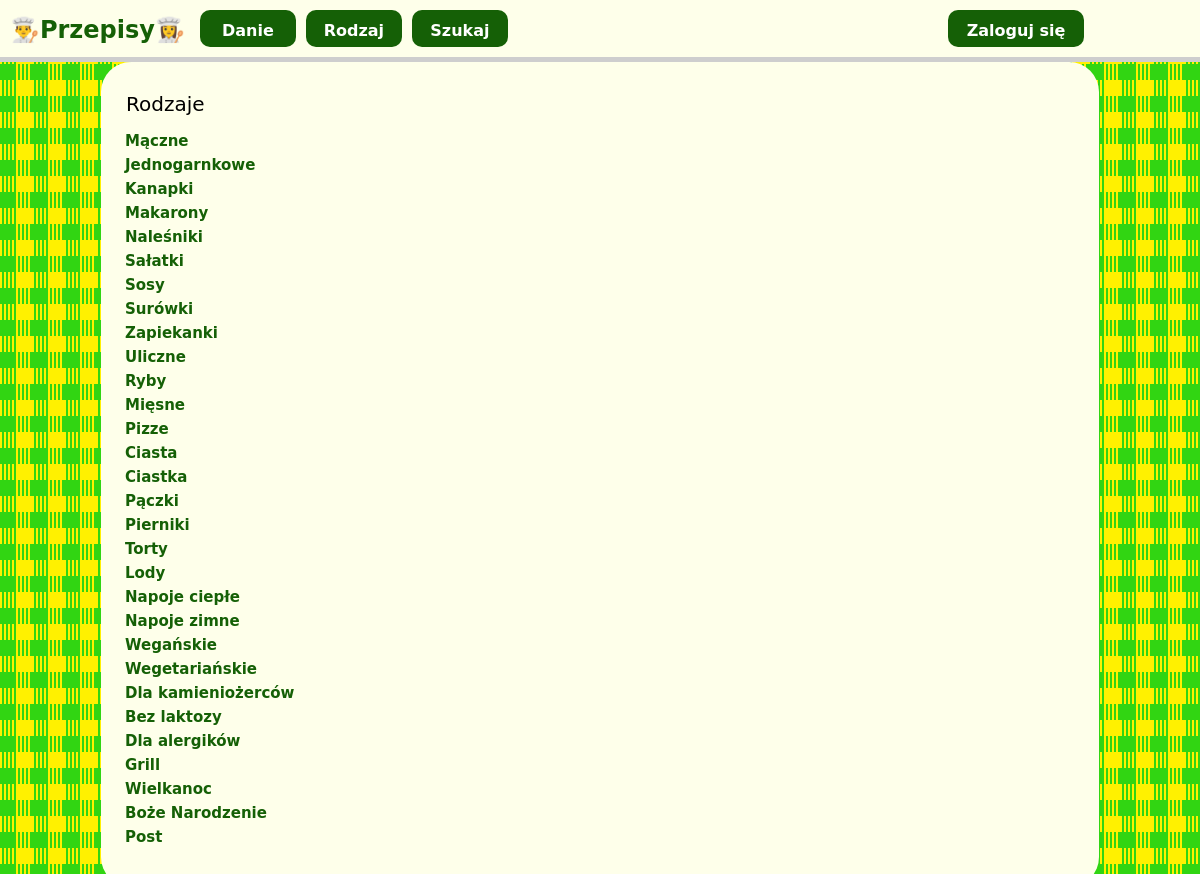
Page /common/enlisted.php?type=category on the committed database.
### tables this page shows
CREATE TABLE categories
(
	category_id INT NOT NULL AUTO_INCREMENT PRIMARY KEY,
    category VARCHAR(20)
);

### common/enlisted.php (the view, shortened to what this page needs)
<?php
    require_once('../common/head.php');
	require_once('../common/database.php'); ?>
<body>
	<?php
		require_once($common."navbar.php");
		$query = "";
        $is_filtered = isset($_GET['id']);
        if ($is_filtered)
        {
			switch ($_GET['type']) {
				case 'category':
					$query = 'SELECT * FROM recipes_for_category WHERE category_id = ' . $_GET['id'];
					break;
				case 'meal':
					$query = 'SELECT * FROM recipes_for_meal WHERE meal_id = ' . $_GET['id'];
					break;
				case 'recipe_by_user':
					$query = 'SELECT * FROM recipes_for_user WHERE user_id = ' . $_GET['id'];
					break;
			}
		}
        else
        {
			switch ($_GET['type']) {
				case 'category':
					$query = 'SELECT * FROM categories';
					break;
			}
		}
		$result = $connection->query($query);
		$row = $result->fetch_assoc();
		echo '<div id="content">
		<div>';
        if ($is_filtered)
		{
			switch ($_GET['type'])
			{
				case 'category':
					echo '<h2 class="header"> '.$row['category'].' </h2>';
					break;
				case 'meal':
					echo '<h2 class="header"> '.$row['meal'].' </h2>';
					break;
				case 'recipe_by_user':
					echo '<h2 class="header"> Przepisy użytkownika '.$row['user_name'].' </h2>';
					break;
			}
			do
			{
				echo '<div class="tile">
				 <a href="'.$recipes.'recipe.php?recipe_id='.$row['recipe_id'].'">
					<p class="small_header"> '.$row['title'].' </p>
					<p class="text"> '.$row['description'].' </p>
				</a>
			</div>';
			} while ($row = $result->fetch_assoc());
        }
		else
        {
			switch ($_GET['type'])
			{
				case 'category':
					echo '<h2 class="header"> Rodzaje </h2>';
					break;
			}
            echo '<ul class="category_list">';
			do
			{
				echo '<li class="navbar_menu">
				 <a href="'.$common.'enlisted.php?id='.$row[$_GET['type'].'_id'].'&type='.$_GET['type'].'">
					'.$row[$_GET['type']].'
				</a>
			</li>';
			} while ($row = $result->fetch_assoc());
            echo '</ul>';
        }
		echo '<div class="clear"></div>
			</div>
		</div>';
	?>
</body>

### common/style.css (style rules this page uses)
:root { --green_primary: #156006; --green_secondary: #32d511; --lighter_background: #feffea; --border_color: #cecece; }
html { font-family: DejaVu Sans, sans-serif; }
body { margin: 0; background-image: url(bg2.jpg); }
.navbar_menu { margin: 0 4px 6px 4px; list-style: none; font-size: 15px; }
.navbar_menu a { background-color: var(--lighter_background); }
.category_list { margin-left: -45px; font-weight: 600; }
#content > div { width: 79%; margin-left: auto; margin-right: auto; padding: 25px; background-color: var(--lighter_background); border-radius: 30px; }
.header { margin: 5px 5px 5px 0; font-weight: 400; font-size: 20px; }

### rows in the picture
categories: category "Mączne"
categories: category "Jednogarnkowe"
categories: category "Kanapki"
categories: category "Makarony"
categories: category "Naleśniki"
categories: category "Sałatki"
categories: category "Sosy"
categories: category "Surówki"
categories: category "Zapiekanki"
categories: category "Uliczne"
categories: category "Ryby"
categories: category "Mięsne"
categories: category "Pizze"
categories: category "Ciasta"
categories: category "Ciastka"
categories: category "Pączki"
categories: category "Pierniki"
categories: category "Torty"
categories: category "Lody"
categories: category "Napoje ciepłe"
categories: category "Napoje zimne"
categories: category "Wegańskie"
categories: category "Wegetariańskie"
categories: category "Dla kamieniożerców"
categories: category "Bez laktozy"
categories: category "Dla alergików"
categories: category "Grill"
categories: category "Wielkanoc"
categories: category "Boże Narodzenie"
categories: category "Post"
